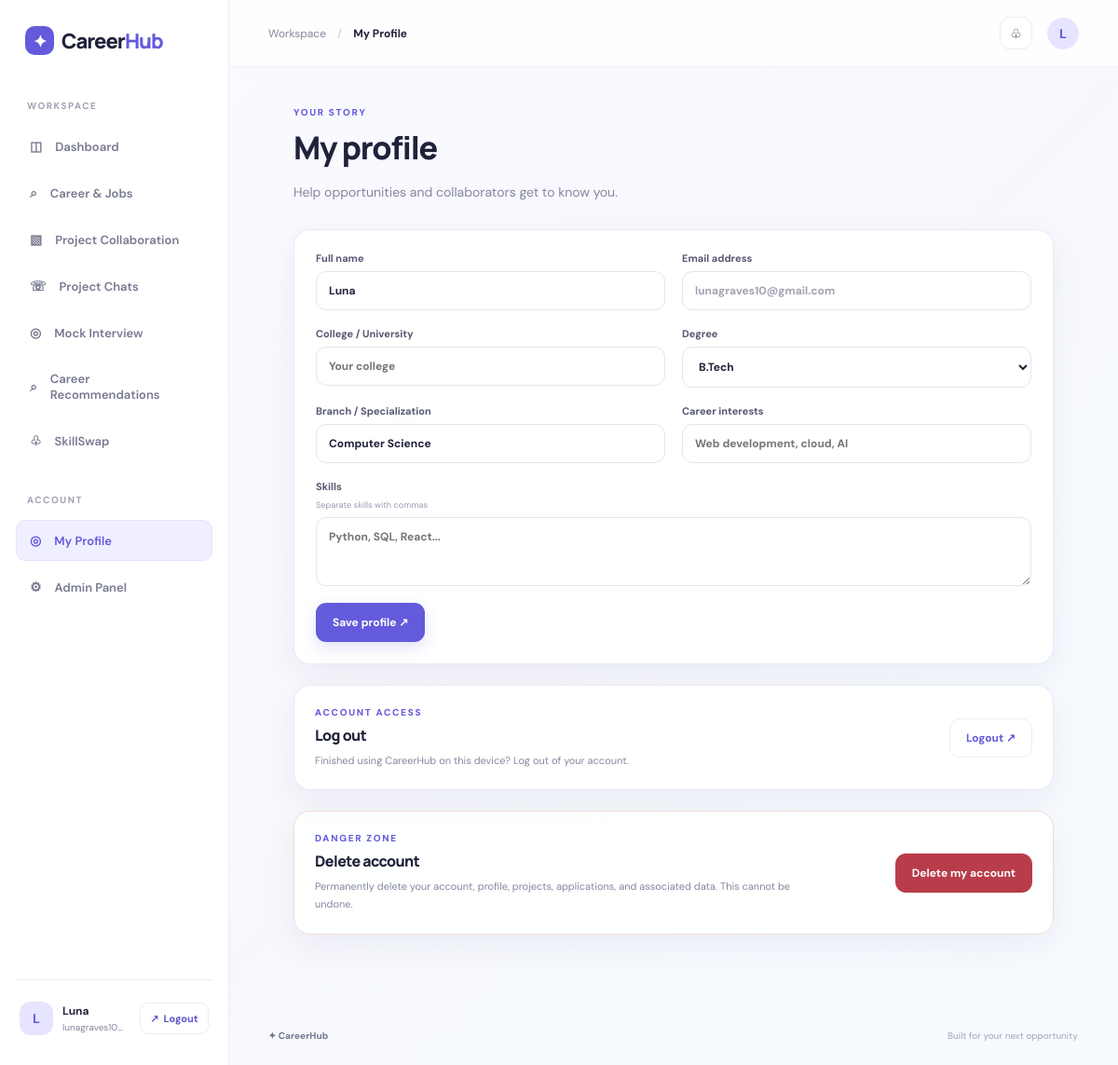
Screenshot of /profile (signed in) with the database file from the repository.
### tables this page shows
CREATE TABLE users (
      id INTEGER PRIMARY KEY AUTOINCREMENT, name TEXT NOT NULL, email TEXT UNIQUE NOT NULL,
      password TEXT NOT NULL, college TEXT DEFAULT '', degree TEXT DEFAULT 'B.Tech',
      branch TEXT DEFAULT 'Computer Science', skills TEXT DEFAULT '', interests TEXT DEFAULT '',
      is_admin INTEGER DEFAULT 0, created_at TEXT DEFAULT CURRENT_TIMESTAMP
    );

### app.py (the view, shortened to what this page needs)
@app.route("/profile", methods=["GET","POST"])
@login_required
def profile():
    uid=session["user_id"]
    user=db().execute("SELECT * FROM users WHERE id=?", (uid,)).fetchone()
    return render_template("profile.html", user=user)

### app.py (called while the page is built)
def db():
    if "db" not in g:
        g.db = sqlite3.connect(DATABASE)
        g.db.row_factory = sqlite3.Row
        g.db.execute("PRAGMA foreign_keys = ON")
    return g.db

def login_required(fn):
    @wraps(fn)
    def wrapped(*args, **kwargs):
        user_id = session.get("user_id")
        if not user_id:
            flash("Please log in to continue.", "info")
            return redirect(url_for("login"))
        user = db().execute("SELECT id FROM users WHERE id=?", (user_id,)).fetchone()
        if user is None:
            session.clear()
            flash("Your session expired. Please log in again.", "info")
            return redirect(url_for("login"))
        return fn(*args, **kwargs)
    return wrapped

@app.context_processor
def shared():
    user = None
    if session.get("user_id"):
        user = db().execute("SELECT * FROM users WHERE id=?", (session["user_id"],)).fetchone()
        if user is None:
            session.clear()
    return {"current_user": user}

### templates/profile.html
{% extends "base.html" %}{% block title %}My Profile — CareerHub{% endblock %}{% block crumb %}My Profile{% endblock %}{% block content %}
<div class="page-wrap narrow"><div class="page-heading"><div class="eyebrow">YOUR STORY</div><h1>My profile</h1><p class="muted">Help opportunities and collaborators get to know you.</p></div><section class="panel"><form method="post" class="form two-col"><label>Full name<input name="name" required value="{{ user.name }}"></label><label>Email address<input value="{{ user.email }}" disabled></label><label>College / University<input name="college" value="{{ user.college }}" placeholder="Your college"></label><label>Degree<select name="degree">{% for d in ['B.Tech','B.E.','B.Sc.','MCA','M.Tech','Other'] %}<option {{ 'selected' if user.degree==d else '' }}>{{ d }}</option>{% endfor %}</select></label><label>Branch / Specialization<input name="branch" value="{{ user.branch }}" placeholder="Computer Science"></label><label>Career interests<input name="interests" value="{{ user.interests }}" placeholder="Web development, cloud, AI"></label><label class="span-two">Skills <small>Separate skills with commas</small><textarea name="skills" rows="3" placeholder="Python, SQL, React...">{{ user.skills }}</textarea></label><div class="span-two"><button class="btn primary" type="submit">Save profile ↗</button></div></form></section>
<section class="panel account-actions-panel"><div><div class="eyebrow">ACCOUNT ACCESS</div><h2>Log out</h2><p class="muted">Finished using CareerHub on this device? Log out of your account.</p></div><a class="btn secondary" href="{{ url_for('logout') }}">Logout ↗</a></section>
<section class="panel danger-zone"><div><div class="eyebrow">DANGER ZONE</div><h2>Delete account</h2><p class="muted">Permanently delete your account, profile, projects, applications, and associated data. This cannot be undone.</p></div><form method="post" action="{{ url_for('delete_account') }}" onsubmit="return confirm('Are you sure you want to permanently delete your CareerHub account? This cannot be undone.');"><button class="btn danger" type="submit">Delete my account</button></form></section>
</div>{% endblock %}

### templates/base.html (shortened to what this page needs)
<!doctype html>
<html lang="en"><head><meta charset="utf-8"><meta name="viewport" content="width=device-width, initial-scale=1">
<link rel="stylesheet" href="{{ url_for('static', filename='styles.css') }}"></head>
<body>
{% if current_user %}
<aside class="sidebar">
<a class="brand" href="{{ url_for('dashboard') }}"><span class="brand-icon">✦</span> Career<span>Hub</span></a>
<div class="side-label">WORKSPACE</div>
<a class="nav-link {% if request.endpoint=='dashboard' %}active{% endif %}" href="{{ url_for('dashboard') }}">◫ <span>Dashboard</span></a>
<a class="nav-link {% if request.endpoint in ['career','opportunity','applications'] %}active{% endif %}" href="{{ url_for('career') }}">⌕ <span>Career & Jobs</span></a>
<a class="nav-link {% if request.endpoint in ['projects','project_chats','project_chat'] %}active{% endif %}" href="{{ url_for('projects') }}">▧ <span>Project Collaboration</span></a>
<a class="nav-link {% if request.endpoint in ['project_chats','project_chat'] %}active{% endif %}" href="{{ url_for('project_chats') }}">☏ <span>Project Chats</span></a>
<a class="nav-link {% if request.endpoint=='interview' %}active{% endif %}" href="{{ url_for('interview') }}">◎ <span>Mock Interview</span></a>
<a class="nav-link {% if request.endpoint=='recommendations' %}active{% endif %}" href="{{ url_for('recommendations') }}">⌕ <span>Career Recommendations</span></a>
<a class="nav-link {% if request.endpoint in ['skillswap','requests_page'] %}active{% endif %}" href="{{ url_for('skillswap') }}">♧ <span>SkillSwap</span></a>
<div class="side-label second">ACCOUNT</div>
<a class="nav-link {% if request.endpoint=='profile' %}active{% endif %}" href="{{ url_for('profile') }}">◎ <span>My Profile</span></a>
<a class="nav-link {% if request.endpoint=='admin' %}active{% endif %}" href="{{ url_for('admin') }}">⚙ <span>Admin Panel</span></a>
<div class="sidebar-bottom"><a class="account-link" href="{{ url_for('profile') }}" title="Open My Account"><div class="avatar">{{ current_user.name[:1]|upper }}</div><div class="user-mini"><b>{{ current_user.name }}</b><small>{{ current_user.email }}</small></div></a><a class="logout" href="{{ url_for('logout') }}" title="Log out" aria-label="Log out">↗ <span>Logout</span></a></div>
</aside>
{% endif %}
<main class="{% if current_user %}main with-sidebar{% else %}main public{% endif %}">
{% if current_user %}<header class="topbar"><div class="breadcrumb">Workspace <span>/</span> <b>{% block crumb %}Overview{% endblock %}</b></div><div class="top-actions"><a class="icon-button" href="{{ url_for('applications') }}" title="Applications">♧</a><a class="top-avatar" href="{{ url_for('profile') }}" title="My Account" aria-label="Open My Account">{{ current_user.name[:1]|upper }}</a></div></header>{% endif %}
{% block content %}{% endblock %}
<footer class="footer"><span>✦ CareerHub</span><span>Built for your next opportunity.</span></footer>
</main>
</body></html>

### rows the page displays
users: name "L", name "Luna", email "lunagraves10…", email "lunagraves10@gmail.com", branch "Computer Science"

### other values shown
form field degree "B.Tech"
